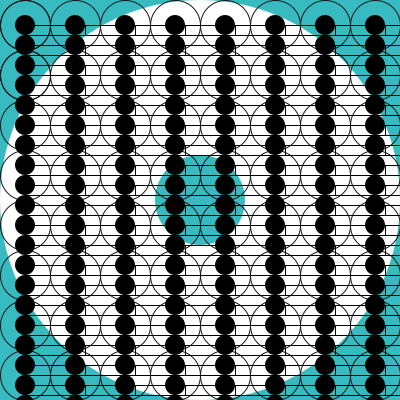
Frame 1 (no input)
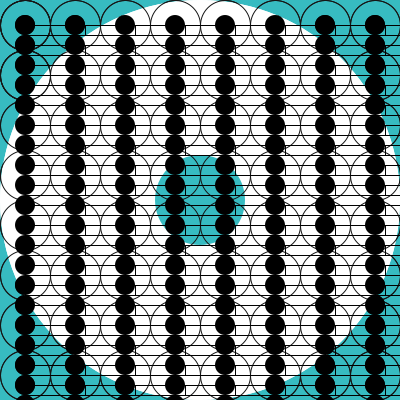
Frame 2 (the mouse pressed at the canvas centre, redrawn once)

The Processing sketch that drew these frames (run headless with seeded random() and noise(); the mouse was pressed at the canvas centre and the sketch redrawn once):

// Processing sketch: processing_85138
// ── processing_85138.pde

void setup()
{
//Déterminons la taille de la feuille pour commencer
size(400,400);
//peindre le fond de la fenetre ON PEUX COPIER UN CODE COULEUR DANS TOOL ONGLET COLOR
background(#37BBC1);
}
void draw()
{
//bloquer la boucle
noLoop();

//position  et diametre
noStroke();
fill(#FFFFFF);
ellipse(200,200,400,400);
fill(#37BBC1);
//centrer la forme ds l'interface
ellipse(width/2,height/2,90,90);

stroke(21);
noFill();
ellipse(25,25,50,50);
ellipse(25,75,50,50);

//repetition for=quand les condition suivante son la)

for(int posx = 25;posx<=475; posx = posx+50)
{ellipse(posx,25,50,50);}

//continuer a rajouter sur la vertical 
for(int posx = 25;posx<=475; posx = posx+50)
{ellipse(posx,75,50,50);}

for(int posx = 25;posx<=475; posx = posx+50)
{ellipse(posx,125,50,50);}

for(int posx = 25;posx<=475; posx = posx+50)
{ellipse(posx,175,50,50);}

for(int posx = 25;posx<=475; posx = posx+50)
{ellipse(posx,225,50,50);}

for(int posx = 25;posx<=475; posx = posx+50)
{ellipse(posx,275,50,50);}

for(int posx = 25;posx<=475; posx = posx+50)
{ellipse(posx,325,50,50);}

for(int posx = 25;posx<=475; posx = posx+50)
{ellipse(posx,375,50,50);}

//meme resultat pas meme techniqu de repetition
for(int posy = 25;posy<=475; posy = posy+20)
for(int posx = 25;posx<=475; posx = posx+50)
{
  noStroke();
  fill(0);
  ellipse(posx,posy,20,20);
  stroke(0);
  noFill();
  rect(posx,posy,60,10);
}


}
